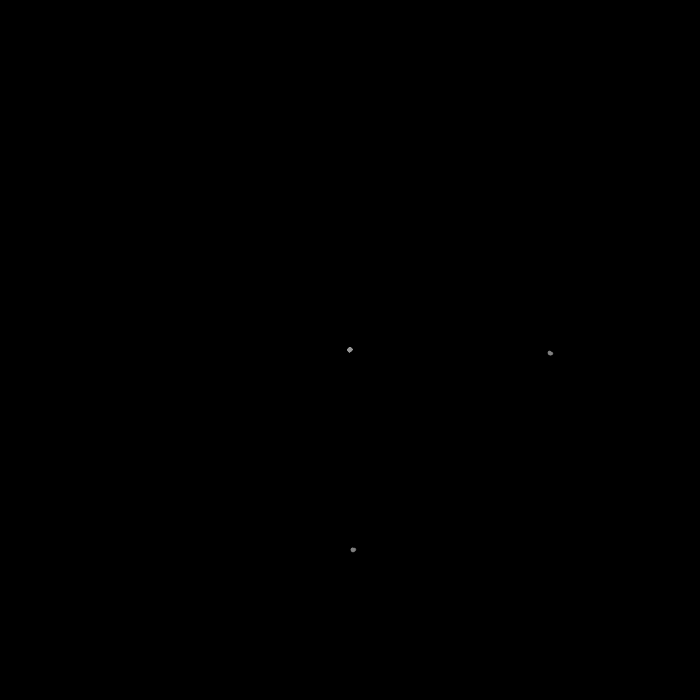
Frame 1 (no input)
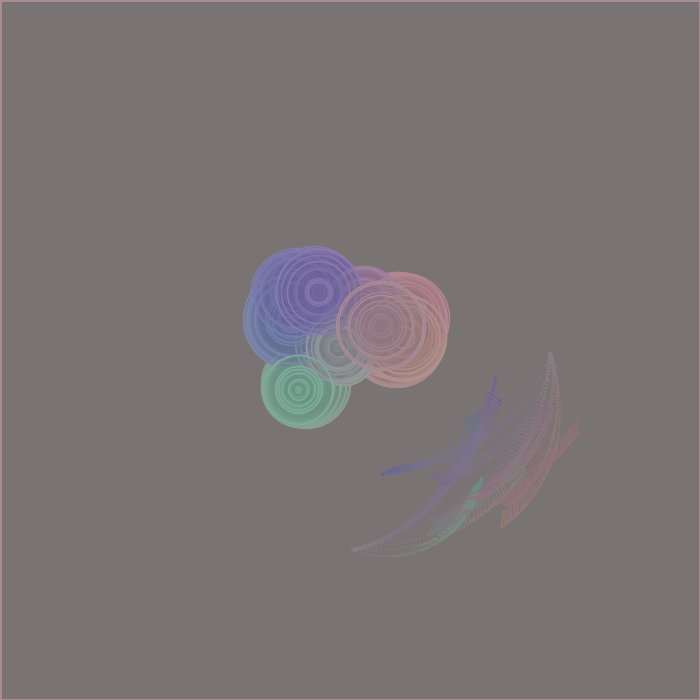
Frame 60 (the mouse pressed at the canvas centre just before this capture)
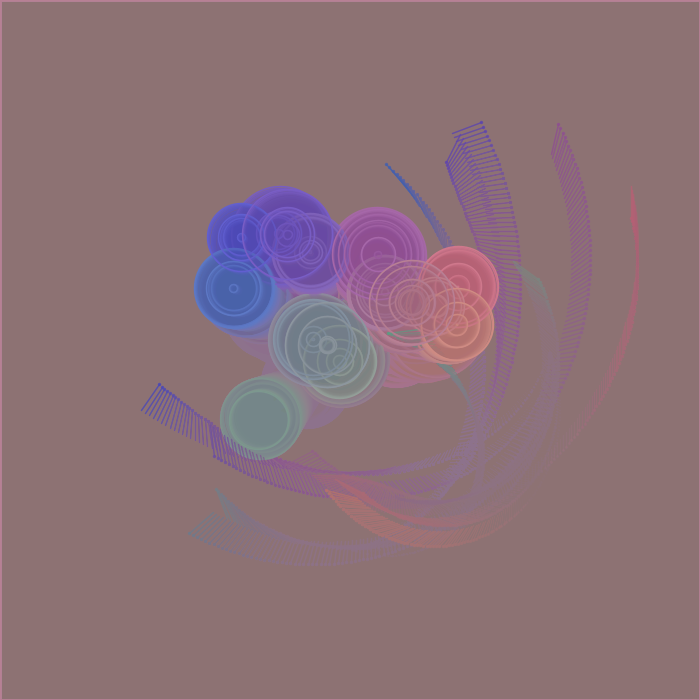
Frame 120 (the mouse held since frame 60 and released just before this capture)

The Processing sketch that drew these frames (run headless with seeded random() and noise(); from frame 60 on, the mouse is pressed at the canvas centre):

// Processing sketch: processing_153196
// ── processing_153196.pde

/*
 * Creative Coding
 * Week 3, 04 - spinning top: curved motion with sin() and cos()
 * by Indae Hwang and Jon McCormack
 * Copyright (c) 2014 Monash University
 *
 * This sketch is the first cut at translating the motion of a spinning top
 * to trace a drawing path. This sketch traces a path using sin() and cos()
 *
 */
 int num; // the number of items in the array
float[] x, y;      // current drawing position
float[] dx, dy;    // change in position at each frame
float rad;       // radius for the moving hand
float[] bx, by, handX, handY;
float[] v; // hand speed
float radius;
float distance;

float rd;
float grn;
float bl;

void setup() {
  size(700, 700);

  num = 15;
  
  // allocate space for each array
  x = new float[num];
  y = new float[num];
  dx = new float[num];
  dy = new float[num];
  bx = new float[num];
  by = new float[num];
  handX = new float[num];
  handY = new float[num];
  v = new float [num];
  
  for (int i=0; i<num; i++) {
  // initial position in the centre of the screen
  x[i] = width/2;
  y[i] = height/2;

  // dx and dy are the small change in position each frame
  dx[i] = random(-1, 1);
  dy[i] = random(-1, 1);
  }
  
  rd = 0;
  grn = 0;
  bl = 0;
  
  background(0);
  
}


void draw() {
  // blend the old frames into the background
  // blendMode(BLEND);
  fill(rd, grn, bl, 10);
  rect(0, 0, width, height);
  
  for (int i=0; i<num; i++) {
  rad = radians(frameCount);
  
  // calculate new position
  x[i] += dx[i];
  y[i] += dy[i];

  float max = 1;
  float min = 0.5;

  //When the shape hits the edge of the window, it reverses its direction and changes velocity
  if (x[i] > width-100 || x[i] < 100) {
    dx[i] = dx[i] > 0 ? -random(min, max) : random(min, max);
  }

  if (y[i] > height-100 || y[i] < 100) {
    dy[i] = dy[i] > 0 ? -random(min, max) : random(min, max);
  }
  }
  for (int i=0; i<num; i++) {
    
  v[i] = map(i, 1, num-1, 0, 3);
    
  if (i%2 == 1) { // odd
  bx[i] = x[i] + 200 * sin(rad);
  by[i] = y[i] + 200 * cos(rad);
  } else { // even
  bx[i] = x[i] + 200 * cos(rad);
  by[i] = y[i] + 200 * sin(rad);
  }
  
  rd = map(x[i], 100, width-100, 0, 255);
  grn = map(y[i], 100, height-100, 0, 255);
  bl = map(x[i]+y[i], 200, (width+height)-200, 255, 0);
  fill(rd, grn, bl, 100);
  
  float radius = 150 * sin(rad*0.1);
  
  
  if (i%2 == 1) {
  handX[i] = bx[i] + radius * sin(rad*v[i]);
  handY[i] = by[i] + radius * cos(rad*v[i]);
  } else {
  handX[i] = bx[i] + radius * cos(rad*v[i]);
  handY[i] = by[i] + radius * sin(rad*v[i]);
  }
  
  stroke(rd, grn, bl, 200);
  strokeWeight (1.5);
  line(bx[i], by[i], handX[i], handY[i]);
  ellipse(handX[i], handY[i], 2, 2);
  }
  
  for (int i=0; i<num; i++) {
    for (int j=0; j<num; j++) {
      rd = map(x[i], 100, width-100, 0, 255);
      grn = map(y[i], 100, height-100, 0, 255);
      bl = map(x[i]+y[i], 200, (width+height)-200, 255, 0);
      float distance = dist(x[i], y[i], x[j], y[j]);
      if (distance < 100) {
        stroke (rd+25, grn+25, bl+25);
        fill (rd, grn, bl, 40) ;
        ellipse (x[i], y[i], (x[j]-x[i]) , (x[j]-x[i]));
      }
    }
  }
}
